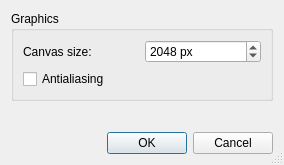
<?xml version="1.0" encoding="UTF-8"?>
<ui version="4.0">
 <class>PreferencesDialog</class>
 <widget class="QDialog" name="PreferencesDialog">
  <property name="geometry">
   <rect>
    <x>0</x>
    <y>0</y>
    <width>284</width>
    <height>165</height>
   </rect>
  </property>
  <property name="windowTitle">
   <string>Preferences</string>
  </property>
  <property name="sizeGripEnabled">
   <bool>true</bool>
  </property>
  <layout class="QVBoxLayout" name="verticalLayout_2">
   <item>
    <widget class="QGroupBox" name="graphicsGroupBox">
     <property name="title">
      <string>Graphics</string>
     </property>
     <property name="flat">
      <bool>false</bool>
     </property>
     <property name="checkable">
      <bool>false</bool>
     </property>
     <layout class="QVBoxLayout" name="verticalLayout">
      <item>
       <layout class="QHBoxLayout" name="horizontalLayout">
        <item>
         <widget class="QLabel" name="label">
          <property name="text">
           <string>Canvas size:</string>
          </property>
         </widget>
        </item>
        <item>
         <widget class="QSpinBox" name="canvasSizeSpinBox">
          <property name="sizePolicy">
           <sizepolicy hsizetype="Preferred" vsizetype="Fixed">
            <horstretch>0</horstretch>
            <verstretch>0</verstretch>
           </sizepolicy>
          </property>
          <property name="suffix">
           <string> px</string>
          </property>
          <property name="minimum">
           <number>1</number>
          </property>
          <property name="maximum">
           <number>8192</number>
          </property>
          <property name="value">
           <number>2048</number>
          </property>
         </widget>
        </item>
       </layout>
      </item>
      <item>
       <widget class="QCheckBox" name="antialiasingCheckBox">
        <property name="text">
         <string>Antialiasing</string>
        </property>
       </widget>
      </item>
     </layout>
    </widget>
   </item>
   <item>
    <spacer name="verticalSpacer">
     <property name="orientation">
      <enum>Qt::Vertical</enum>
     </property>
     <property name="sizeHint" stdset="0">
      <size>
       <width>20</width>
       <height>12</height>
      </size>
     </property>
    </spacer>
   </item>
   <item>
    <widget class="QDialogButtonBox" name="buttonBox">
     <property name="orientation">
      <enum>Qt::Horizontal</enum>
     </property>
     <property name="standardButtons">
      <set>QDialogButtonBox::Cancel|QDialogButtonBox::Ok</set>
     </property>
    </widget>
   </item>
  </layout>
 </widget>
 <resources/>
 <connections>
  <connection>
   <sender>buttonBox</sender>
   <signal>accepted()</signal>
   <receiver>PreferencesDialog</receiver>
   <slot>accept()</slot>
   <hints>
    <hint type="sourcelabel">
     <x>248</x>
     <y>254</y>
    </hint>
    <hint type="destinationlabel">
     <x>157</x>
     <y>274</y>
    </hint>
   </hints>
  </connection>
  <connection>
   <sender>buttonBox</sender>
   <signal>rejected()</signal>
   <receiver>PreferencesDialog</receiver>
   <slot>reject()</slot>
   <hints>
    <hint type="sourcelabel">
     <x>316</x>
     <y>260</y>
    </hint>
    <hint type="destinationlabel">
     <x>286</x>
     <y>274</y>
    </hint>
   </hints>
  </connection>
 </connections>
</ui>
